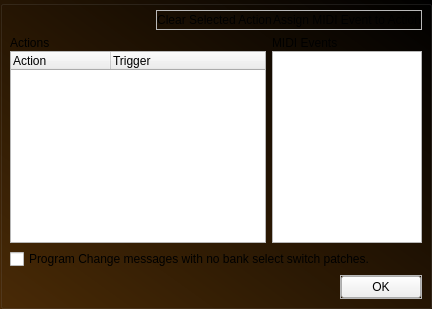
        <widget class="QWidget" name="triggersPage">
         <layout class="QGridLayout" name="gridLayout_33">
          <property name="leftMargin">
           <number>0</number>
          </property>
          <property name="topMargin">
           <number>0</number>
          </property>
          <property name="rightMargin">
           <number>0</number>
          </property>
          <property name="bottomMargin">
           <number>0</number>
          </property>
          <item row="0" column="0">
           <widget class="QGroupBox" name="groupBox_20">
            <property name="styleSheet">
             <string notr="true">QGroupBox {

margin-top: 0;

	background-color: qlineargradient(spread:pad, x1:1, y1:0.00568182, x2:0, y2:1, stop:0 rgba(0, 0, 0, 255), stop:1 rgba(74, 42, 6, 255));

border-top-color: qlineargradient(spread:pad, x1:1, y1:0, x2:0, y2:0, stop:0 rgba(70, 70, 70, 255), stop:1 rgba(59, 59, 59, 255));
	border-left-color: qlineargradient(spread:pad, x1:0, y1:1, x2:0, y2:0, stop:0 rgba(70, 70, 70, 255), stop:1 rgba(59, 59, 59, 255));
border-right-color: qlineargradient(spread:pad, x1:0, y1:1, x2:0, y2:0, stop:0 rgba(120, 120, 120, 255), stop:1 rgba(70, 70, 70, 255));
border-bottom-color: qlineargradient(spread:pad, x1:1, y1:0, x2:0, y2:0, stop:0 rgba(120, 120, 120, 255), stop:1 rgba(70, 70, 70, 255));

}</string>
            </property>
            <property name="title">
             <string/>
            </property>
            <layout class="QVBoxLayout" name="verticalLayout_11">
             <item>
              <layout class="QHBoxLayout" name="horizontalLayout_22">
               <item>
                <spacer name="horizontalSpacer_2">
                 <property name="orientation">
                  <enum>Qt::Horizontal</enum>
                 </property>
                 <property name="sizeHint" stdset="0">
                  <size>
                   <width>40</width>
                   <height>20</height>
                  </size>
                 </property>
                </spacer>
               </item>
               <item>
                <widget class="QFrame" name="frame_33">
                 <property name="maximumSize">
                  <size>
                   <width>16777215</width>
                   <height>28</height>
                  </size>
                 </property>
                 <property name="styleSheet">
                  <string notr="true"/>
                 </property>
                 <property name="frameShape">
                  <enum>QFrame::StyledPanel</enum>
                 </property>
                 <property name="frameShadow">
                  <enum>QFrame::Raised</enum>
                 </property>
                 <property name="buttonFrame" stdset="0">
                  <bool>true</bool>
                 </property>
                 <layout class="QHBoxLayout" name="horizontalLayout_30">
                  <property name="spacing">
                   <number>1</number>
                  </property>
                  <property name="leftMargin">
                   <number>0</number>
                  </property>
                  <property name="topMargin">
                   <number>0</number>
                  </property>
                  <property name="rightMargin">
                   <number>0</number>
                  </property>
                  <property name="bottomMargin">
                   <number>0</number>
                  </property>
                  <item>
                   <widget class="QPushButton" name="pushButton_triggersPage_clear">
                    <property name="sizePolicy">
                     <sizepolicy hsizetype="Minimum" vsizetype="Minimum">
                      <horstretch>0</horstretch>
                      <verstretch>0</verstretch>
                     </sizepolicy>
                    </property>
                    <property name="minimumSize">
                     <size>
                      <width>0</width>
                      <height>0</height>
                     </size>
                    </property>
                    <property name="styleSheet">
                     <string notr="true">border-top-right-radius: 0;
border-bottom-right-radius: 0;</string>
                    </property>
                    <property name="text">
                     <string>Clear Selected Action</string>
                    </property>
                   </widget>
                  </item>
                  <item>
                   <widget class="QPushButton" name="pushButton_triggersPage_assign">
                    <property name="sizePolicy">
                     <sizepolicy hsizetype="Minimum" vsizetype="Minimum">
                      <horstretch>0</horstretch>
                      <verstretch>0</verstretch>
                     </sizepolicy>
                    </property>
                    <property name="minimumSize">
                     <size>
                      <width>0</width>
                      <height>0</height>
                     </size>
                    </property>
                    <property name="styleSheet">
                     <string notr="true">border-top-left-radius: 0;
border-bottom-left-radius: 0;</string>
                    </property>
                    <property name="text">
                     <string>Assign MIDI Event to Action</string>
                    </property>
                   </widget>
                  </item>
                 </layout>
                </widget>
               </item>
              </layout>
             </item>
             <item>
              <layout class="QHBoxLayout" name="horizontalLayout_24" stretch="1,0">
               <item>
                <layout class="QVBoxLayout" name="verticalLayout_6">
                 <property name="spacing">
                  <number>1</number>
                 </property>
                 <item>
                  <widget class="QLabel" name="label_26">
                   <property name="text">
                    <string>Actions</string>
                   </property>
                  </widget>
                 </item>
                 <item>
                  <widget class="QTreeWidget" name="tree_Triggers">
                   <property name="styleSheet">
                    <string notr="true">/* No horizontal scrollbar used; Hide ugly line below vertical scrollbar. */
QScrollBar:horizontal {
	height: 0;
}</string>
                   </property>
                   <property name="alternatingRowColors">
                    <bool>false</bool>
                   </property>
                   <property name="headerHidden">
                    <bool>false</bool>
                   </property>
                   <column>
                    <property name="text">
                     <string notr="true">Action</string>
                    </property>
                   </column>
                   <column>
                    <property name="text">
                     <string>Trigger</string>
                    </property>
                   </column>
                  </widget>
                 </item>
                </layout>
               </item>
               <item>
                <layout class="QVBoxLayout" name="verticalLayout_7">
                 <property name="spacing">
                  <number>1</number>
                 </property>
                 <item>
                  <widget class="QLabel" name="label_23">
                   <property name="text">
                    <string>MIDI Events</string>
                   </property>
                  </widget>
                 </item>
                 <item>
                  <widget class="QListWidget" name="listWidget_triggers_eventList">
                   <property name="maximumSize">
                    <size>
                     <width>150</width>
                     <height>16777215</height>
                    </size>
                   </property>
                  </widget>
                 </item>
                </layout>
               </item>
              </layout>
             </item>
             <item>
              <widget class="QCheckBox" name="checkBox_Triggers_ProgSwitchPatches">
               <property name="text">
                <string>Program Change messages with no bank select switch patches.</string>
               </property>
              </widget>
             </item>
             <item>
              <layout class="QHBoxLayout" name="horizontalLayout_25">
               <item>
                <spacer name="horizontalSpacer_3">
                 <property name="orientation">
                  <enum>Qt::Horizontal</enum>
                 </property>
                 <property name="sizeHint" stdset="0">
                  <size>
                   <width>40</width>
                   <height>20</height>
                  </size>
                 </property>
                </spacer>
               </item>
               <item>
                <widget class="QFrame" name="frame_31">
                 <property name="styleSheet">
                  <string notr="true"/>
                 </property>
                 <property name="frameShape">
                  <enum>QFrame::StyledPanel</enum>
                 </property>
                 <property name="frameShadow">
                  <enum>QFrame::Raised</enum>
                 </property>
                 <property name="buttonFrame" stdset="0">
                  <bool>true</bool>
                 </property>
                 <layout class="QHBoxLayout" name="horizontalLayout_21">
                  <property name="spacing">
                   <number>1</number>
                  </property>
                  <property name="leftMargin">
                   <number>0</number>
                  </property>
                  <property name="topMargin">
                   <number>0</number>
                  </property>
                  <property name="rightMargin">
                   <number>0</number>
                  </property>
                  <property name="bottomMargin">
                   <number>0</number>
                  </property>
                  <item>
                   <widget class="QPushButton" name="pushButton_triggersPage_OK">
                    <property name="sizePolicy">
                     <sizepolicy hsizetype="Minimum" vsizetype="Minimum">
                      <horstretch>0</horstretch>
                      <verstretch>0</verstretch>
                     </sizepolicy>
                    </property>
                    <property name="minimumSize">
                     <size>
                      <width>78</width>
                      <height>0</height>
                     </size>
                    </property>
                    <property name="styleSheet">
                     <string notr="true"/>
                    </property>
                    <property name="text">
                     <string>OK</string>
                    </property>
                    <property name="KonfytWideButton" stdset="0">
                     <bool>true</bool>
                    </property>
                   </widget>
                  </item>
                 </layout>
                </widget>
               </item>
              </layout>
             </item>
            </layout>
           </widget>
          </item>
         </layout>
        </widget>
